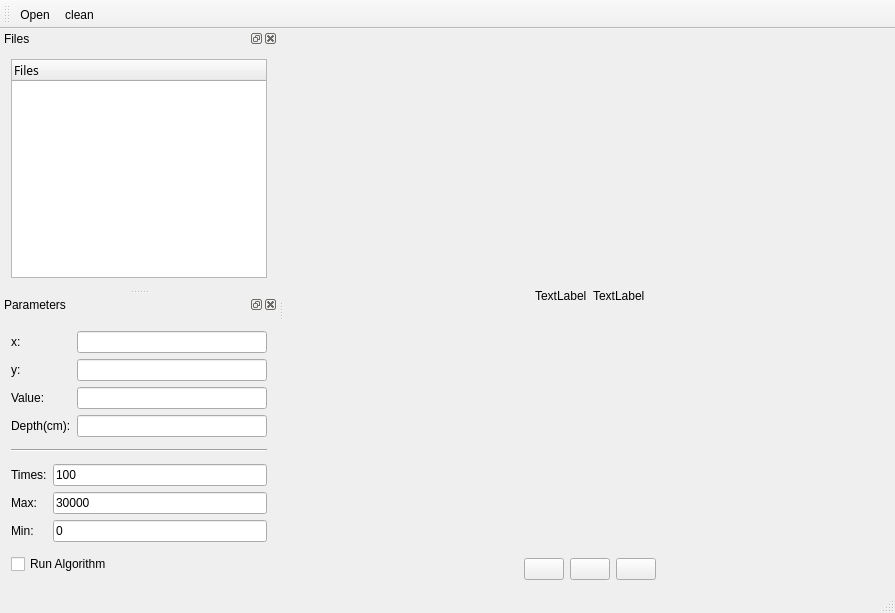
<?xml version="1.0" encoding="UTF-8"?>
<ui version="4.0">
 <class>DepthImagePlayerClass</class>
 <widget class="QMainWindow" name="DepthImagePlayerClass">
  <property name="geometry">
   <rect>
    <x>0</x>
    <y>0</y>
    <width>895</width>
    <height>613</height>
   </rect>
  </property>
  <property name="windowTitle">
   <string>DepthImagePlayer</string>
  </property>
  <widget class="QWidget" name="centralWidget">
   <layout class="QHBoxLayout" name="horizontalLayout_2">
    <item>
     <layout class="QVBoxLayout" name="verticalLayout_2">
      <property name="bottomMargin">
       <number>0</number>
      </property>
      <item>
       <spacer name="verticalSpacer_2">
        <property name="orientation">
         <enum>Qt::Vertical</enum>
        </property>
        <property name="sizeHint" stdset="0">
         <size>
          <width>20</width>
          <height>40</height>
         </size>
        </property>
       </spacer>
      </item>
      <item>
       <layout class="QHBoxLayout" name="horizontalLayout_3">
        <item>
         <spacer name="horizontalSpacer_3">
          <property name="orientation">
           <enum>Qt::Horizontal</enum>
          </property>
          <property name="sizeHint" stdset="0">
           <size>
            <width>40</width>
            <height>20</height>
           </size>
          </property>
         </spacer>
        </item>
        <item>
         <widget class="QLabel" name="labelImageOri">
          <property name="text">
           <string>TextLabel</string>
          </property>
         </widget>
        </item>
        <item>
         <widget class="QLabel" name="lableImageRst">
          <property name="text">
           <string>TextLabel</string>
          </property>
         </widget>
        </item>
        <item>
         <spacer name="horizontalSpacer_4">
          <property name="orientation">
           <enum>Qt::Horizontal</enum>
          </property>
          <property name="sizeHint" stdset="0">
           <size>
            <width>40</width>
            <height>20</height>
           </size>
          </property>
         </spacer>
        </item>
       </layout>
      </item>
      <item>
       <spacer name="verticalSpacer">
        <property name="orientation">
         <enum>Qt::Vertical</enum>
        </property>
        <property name="sizeHint" stdset="0">
         <size>
          <width>20</width>
          <height>40</height>
         </size>
        </property>
       </spacer>
      </item>
      <item>
       <layout class="QHBoxLayout" name="horizontalLayout_4">
        <item>
         <spacer name="horizontalSpacer">
          <property name="orientation">
           <enum>Qt::Horizontal</enum>
          </property>
          <property name="sizeHint" stdset="0">
           <size>
            <width>40</width>
            <height>20</height>
           </size>
          </property>
         </spacer>
        </item>
        <item>
         <widget class="QPushButton" name="pushButtonLast">
          <property name="text">
           <string/>
          </property>
          <property name="icon">
           <iconset resource="depthimageplayer.qrc">
            <normaloff>:/DepthImagePlayer/Resources/icon/last.png</normaloff>:/DepthImagePlayer/Resources/icon/last.png</iconset>
          </property>
          <property name="iconSize">
           <size>
            <width>30</width>
            <height>30</height>
           </size>
          </property>
         </widget>
        </item>
        <item>
         <widget class="QPushButton" name="pushButtonPlayAndPause">
          <property name="text">
           <string/>
          </property>
          <property name="icon">
           <iconset resource="depthimageplayer.qrc">
            <normaloff>:/DepthImagePlayer/Resources/icon/play.png</normaloff>:/DepthImagePlayer/Resources/icon/play.png</iconset>
          </property>
          <property name="iconSize">
           <size>
            <width>30</width>
            <height>30</height>
           </size>
          </property>
         </widget>
        </item>
        <item>
         <widget class="QPushButton" name="pushButtonNext">
          <property name="text">
           <string/>
          </property>
          <property name="icon">
           <iconset resource="depthimageplayer.qrc">
            <normaloff>:/DepthImagePlayer/Resources/icon/next.png</normaloff>:/DepthImagePlayer/Resources/icon/next.png</iconset>
          </property>
          <property name="iconSize">
           <size>
            <width>30</width>
            <height>30</height>
           </size>
          </property>
         </widget>
        </item>
        <item>
         <spacer name="horizontalSpacer_2">
          <property name="orientation">
           <enum>Qt::Horizontal</enum>
          </property>
          <property name="sizeHint" stdset="0">
           <size>
            <width>40</width>
            <height>20</height>
           </size>
          </property>
         </spacer>
        </item>
       </layout>
      </item>
     </layout>
    </item>
   </layout>
  </widget>
  <widget class="QMenuBar" name="menuBar">
   <property name="geometry">
    <rect>
     <x>0</x>
     <y>0</y>
     <width>895</width>
     <height>23</height>
    </rect>
   </property>
  </widget>
  <widget class="QToolBar" name="mainToolBar">
   <attribute name="toolBarArea">
    <enum>TopToolBarArea</enum>
   </attribute>
   <attribute name="toolBarBreak">
    <bool>false</bool>
   </attribute>
   <addaction name="actionOpen"/>
   <addaction name="actionClean"/>
  </widget>
  <widget class="QStatusBar" name="statusBar"/>
  <widget class="QDockWidget" name="dockWidgetFiles">
   <property name="minimumSize">
    <size>
     <width>200</width>
     <height>140</height>
    </size>
   </property>
   <property name="windowTitle">
    <string>Files</string>
   </property>
   <attribute name="dockWidgetArea">
    <number>1</number>
   </attribute>
   <widget class="QWidget" name="dockWidgetContents">
    <layout class="QVBoxLayout" name="verticalLayout_3">
     <item>
      <widget class="QTreeWidget" name="dataTreeFiles">
       <property name="minimumSize">
        <size>
         <width>0</width>
         <height>100</height>
        </size>
       </property>
       <property name="font">
        <font>
         <family>微软雅黑</family>
         <pointsize>9</pointsize>
        </font>
       </property>
       <property name="contextMenuPolicy">
        <enum>Qt::CustomContextMenu</enum>
       </property>
       <column>
        <property name="text">
         <string>Files</string>
        </property>
       </column>
      </widget>
     </item>
    </layout>
   </widget>
  </widget>
  <widget class="QDockWidget" name="dockWidgetParameters">
   <property name="minimumSize">
    <size>
     <width>200</width>
     <height>251</height>
    </size>
   </property>
   <property name="windowTitle">
    <string>Parameters</string>
   </property>
   <attribute name="dockWidgetArea">
    <number>1</number>
   </attribute>
   <widget class="QWidget" name="dockWidgetContents_2">
    <layout class="QVBoxLayout" name="verticalLayout_4">
     <item>
      <layout class="QGridLayout" name="gridLayout_2">
       <property name="bottomMargin">
        <number>0</number>
       </property>
       <item row="2" column="0">
        <widget class="QLabel" name="label_6">
         <property name="text">
          <string>Value:</string>
         </property>
        </widget>
       </item>
       <item row="1" column="0">
        <widget class="QLabel" name="label_5">
         <property name="text">
          <string>y:</string>
         </property>
        </widget>
       </item>
       <item row="2" column="1">
        <widget class="QLineEdit" name="lineEditValue">
         <property name="readOnly">
          <bool>true</bool>
         </property>
        </widget>
       </item>
       <item row="0" column="0">
        <widget class="QLabel" name="label_4">
         <property name="text">
          <string>x:</string>
         </property>
        </widget>
       </item>
       <item row="0" column="1">
        <widget class="QLineEdit" name="lineEditX">
         <property name="enabled">
          <bool>true</bool>
         </property>
         <property name="readOnly">
          <bool>true</bool>
         </property>
        </widget>
       </item>
       <item row="1" column="1">
        <widget class="QLineEdit" name="lineEditY">
         <property name="readOnly">
          <bool>true</bool>
         </property>
        </widget>
       </item>
       <item row="3" column="0">
        <widget class="QLabel" name="label_7">
         <property name="text">
          <string>Depth(cm):</string>
         </property>
        </widget>
       </item>
       <item row="3" column="1">
        <widget class="QLineEdit" name="lineEditDepth">
         <property name="readOnly">
          <bool>true</bool>
         </property>
        </widget>
       </item>
      </layout>
     </item>
     <item>
      <widget class="Line" name="line">
       <property name="orientation">
        <enum>Qt::Horizontal</enum>
       </property>
      </widget>
     </item>
     <item>
      <layout class="QGridLayout" name="gridLayout">
       <item row="2" column="1">
        <widget class="QLineEdit" name="lineEditMax">
         <property name="text">
          <string>30000</string>
         </property>
        </widget>
       </item>
       <item row="1" column="1">
        <widget class="QLineEdit" name="lineEditTimes">
         <property name="text">
          <string>100</string>
         </property>
        </widget>
       </item>
       <item row="2" column="0">
        <widget class="QLabel" name="label">
         <property name="text">
          <string>Max:</string>
         </property>
        </widget>
       </item>
       <item row="1" column="0">
        <widget class="QLabel" name="label_2">
         <property name="text">
          <string>Times:</string>
         </property>
        </widget>
       </item>
       <item row="3" column="0">
        <widget class="QLabel" name="label_3">
         <property name="text">
          <string>Min:</string>
         </property>
        </widget>
       </item>
       <item row="3" column="1">
        <widget class="QLineEdit" name="lineEditMin">
         <property name="text">
          <string>0</string>
         </property>
        </widget>
       </item>
      </layout>
     </item>
     <item>
      <widget class="QCheckBox" name="checkBoxAlgorithm">
       <property name="text">
        <string>Run Algorithm</string>
       </property>
      </widget>
     </item>
    </layout>
   </widget>
  </widget>
  <action name="actionOpen">
   <property name="icon">
    <iconset resource="depthimageplayer.qrc">
     <normaloff>:/DepthImagePlayer/Resources/icon/open.png</normaloff>:/DepthImagePlayer/Resources/icon/open.png</iconset>
   </property>
   <property name="text">
    <string>Open</string>
   </property>
  </action>
  <action name="actionClean">
   <property name="icon">
    <iconset resource="depthimageplayer.qrc">
     <normaloff>:/DepthImagePlayer/Resources/icon/clean.png</normaloff>:/DepthImagePlayer/Resources/icon/clean.png</iconset>
   </property>
   <property name="text">
    <string>clean</string>
   </property>
  </action>
 </widget>
 <layoutdefault spacing="6" margin="11"/>
 <resources>
  <include location="depthimageplayer.qrc"/>
 </resources>
 <connections/>
</ui>
